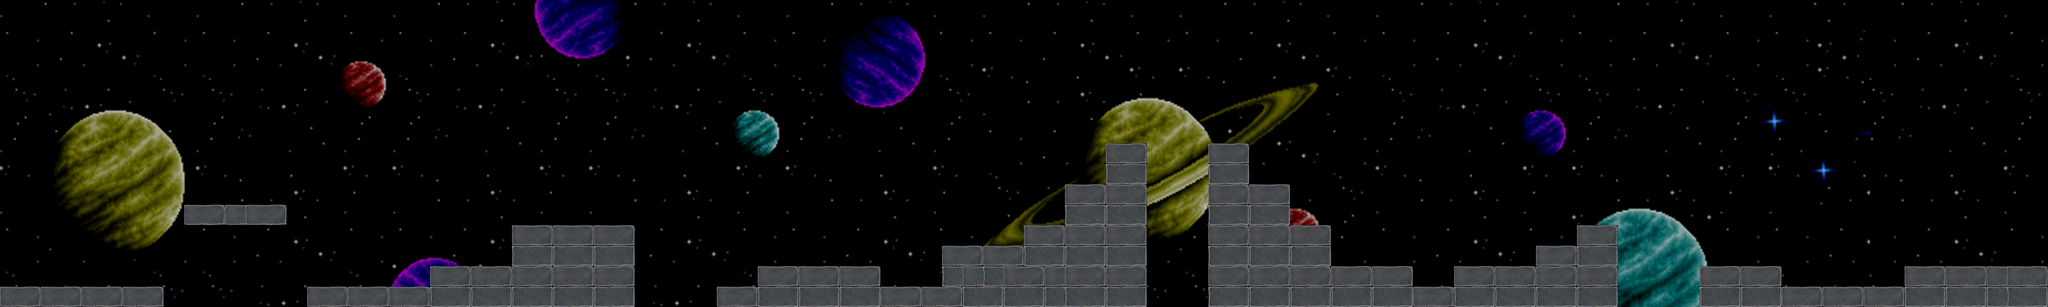

Rendered tile map (Tiled .tmx) drawn with the repository's tilesets; below, a short description and the map source with its tile grids summarised:
An orthogonal 100x15 tile map with 50x50 px tiles, 1 tile layer (Слой тайлов 1) and 40 objects (25x solid, 9x bonus, 5x enemy, hero).

<map version="1.0" orientation="orthogonal" renderorder="right-down" width="100" height="15" tilewidth="50" tileheight="50" nextobjectid="42">
 <tileset firstgid="1" name="level1" tilewidth="50" tileheight="50" tilecount="1560" columns="104">
  <image source="images/level1.png" width="5200" height="750" />
 </tileset>
 <layer name="Слой тайлов 1" width="100" height="15">
  <data>[1500 cells, 1500 non-empty, 1292 distinct tile ids]</data>
 </layer>
 <objectgroup name="solid">
  <object id="1" name="solid" x="0" y="700" width="400" height="50" />
  <object id="2" name="solid" x="0" y="0" width="2" height="748" />
  <object id="3" name="solid" x="4" y="0" width="4994" height="4" />
  <object id="4" name="solid" x="4995.24" y="0.545455" width="2" height="748" />
  <object id="5" name="solid" x="450" y="500" width="248" height="46" />
  <object id="6" name="solid" x="750.667" y="702.667" width="798.667" height="48" />
  <object id="7" name="solid" x="1050.67" y="650.667" width="497.333" height="49.3333" />
  <object id="8" name="solid" x="1250.67" y="549.333" width="297.333" height="98.6667" />
  <object id="9" name="solid" x="1750.67" y="700" width="1046.67" height="48" />
  <object id="10" name="solid" x="1849.33" y="649.333" width="298.667" height="50.6667" />
  <object id="11" name="solid" x="2300" y="600" width="498.667" height="98.6667" />
  <object id="12" name="solid" x="2502.67" y="548" width="297.333" height="49.3333" />
  <object id="13" name="solid" x="2600" y="450.667" width="198.667" height="96" />
  <object id="14" name="solid" x="2701.33" y="350.667" width="97.3333" height="97.3333" />
  <object id="15" name="solid" x="2952" y="350.667" width="97.3333" height="98.6667" />
  <object id="16" name="solid" x="2949.33" y="449.333" width="198.667" height="100" />
  <object id="17" name="solid" x="2949.33" y="550.667" width="300" height="98.6667" />
  <object id="18" name="solid" x="2950.67" y="650.667" width="497.333" height="97.3333" />
  <object id="19" name="solid" x="3448" y="701.333" width="102.667" height="45.3333" />
  <object id="20" name="solid" x="3550.67" y="652" width="398.667" height="97.3333" />
  <object id="21" name="solid" x="3750.67" y="600" width="198.667" height="48" />
  <object id="22" name="solid" x="3849.33" y="549.333" width="98.6667" height="48" />
  <object id="23" name="solid" x="4150.67" y="650.667" width="198.667" height="98.6667" />
  <object id="24" name="solid" x="4349.33" y="701.333" width="298.667" height="46.6667" />
  <object id="25" name="solid" x="4650.67" y="649.333" width="345.333" height="98.6667" />
 </objectgroup>
 <objectgroup name="hero">
  <object id="26" name="hero" x="92" y="548" width="75" height="152" />
 </objectgroup>
 <objectgroup name="enemy">
  <object id="27" name="enemy" x="1093.33" y="496" width="92" height="152" />
  <object id="29" name="enemy" x="1908.67" y="494.667" width="92" height="152" />
  <object id="30" name="enemy" x="2603.33" y="294.667" width="92" height="152" />
  <object id="31" name="enemy" x="3338" y="496" width="92" height="152" />
  <object id="32" name="enemy" x="4432.67" y="546.667" width="92" height="152" />
 </objectgroup>
 <objectgroup name="bonus">
  <object id="33" name="bonus" x="530.667" y="426.667" width="69" height="69" />
  <object id="34" name="bonus" x="1420.17" y="477.5" width="69" height="69" />
  <object id="35" name="bonus" x="2192.17" y="628.167" width="69" height="69" />
  <object id="36" name="bonus" x="2509.5" y="476.167" width="69" height="69" />
  <object id="37" name="bonus" x="2721.5" y="281.5" width="69" height="69" />
  <object id="38" name="bonus" x="2966.83" y="282.833" width="69" height="69" />
  <object id="39" name="bonus" x="3166.83" y="478.833" width="69" height="69" />
  <object id="40" name="bonus" x="3765.5" y="528.167" width="69" height="69" />
  <object id="41" name="bonus" x="4698.83" y="576.167" width="69" height="69" />
 </objectgroup>
</map>